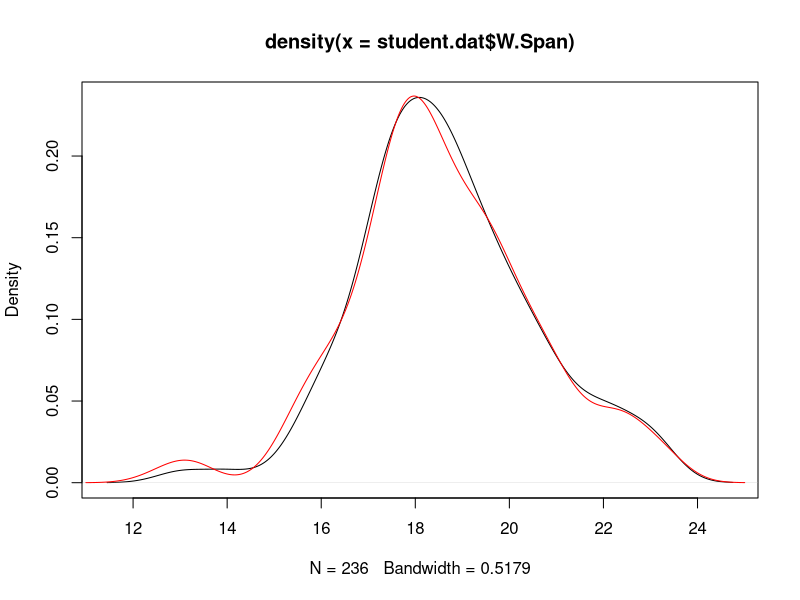

This figure's R source:
## ---- chunk 1
knitr::opts_chunk$set(echo = TRUE)
## ---- chunk 2
library(MASS)
survey

library(dplyr)
student.dat<-rename(survey, "W.Span" = Wr.Hnd, "NW.Span" = NW.Hnd, "Writes" = W.Hnd, "Exercise" = Exer, "Measurement" = M.I, "Smokes" = Smoke) #renaming some columns because the names aren't intuitive
student.dat

student.dat$Writes <- recode(student.dat$Writes, "Left" = 0, "Right" = 1) #recode writing hand variable
student.dat$Writes <- recode(student.dat$Writes, "None" = 0, "Some" = 1, "Freq" = 2)

student.dat<-student.dat[!is.na(student.dat$W.Span), ] #remove missing values

#create overlaid density plot comparing spans of writing versus nonwriting hands
plot(density(student.dat$W.Span))
lines(density(student.dat$NW.Span), col = "red")
